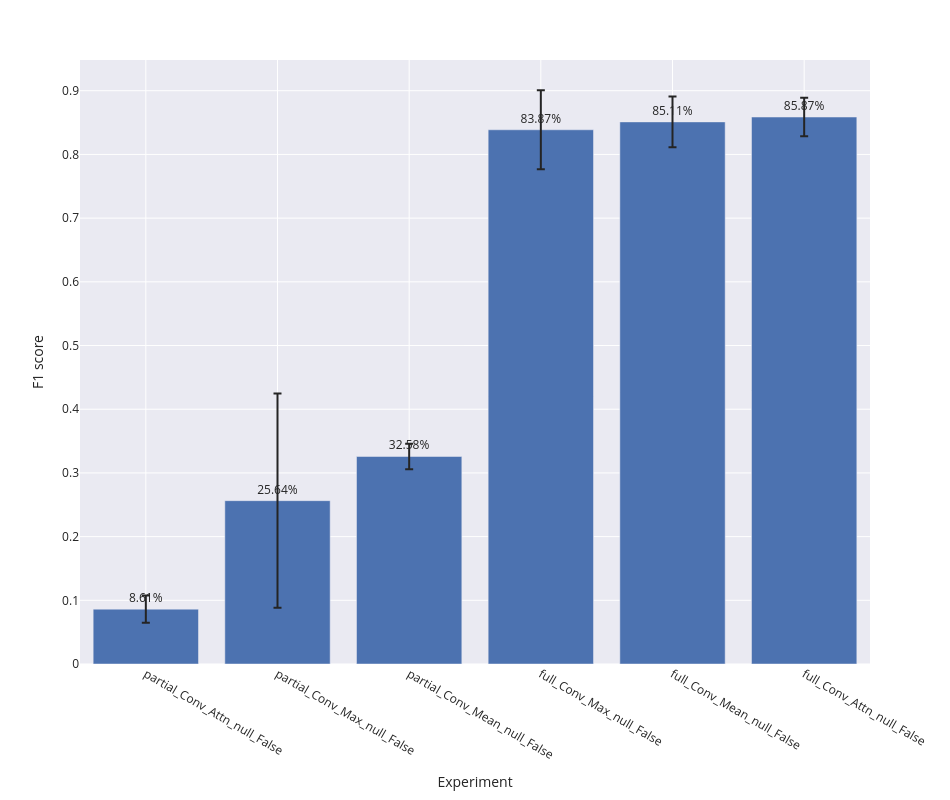

The code cell stored with this chart in its notebook:
### Code cell
bar_plot(label_wise_metrics_agg, 'f1_score')

### Figure 1 — Plotly figure (JSON) as saved in the notebook; plotly's stock layout.template omitted (floating-point values rounded to 4 significant figures)
{"data": [{"alignmentgroup": "True", "error_y": {"array": [0.02147, 0.1683, 0.02001, 0.06212, 0.03988, 0.03006]}, "hovertemplate": "expr=%{x}<br>f1_score_mean=%{text}<extra></extra>", "legendgroup": "", "marker": {"color": "rgb(76,114,176)", "pattern": {"shape": ""}}, "name": "", "offsetgroup": "", "orientation": "v", "showlegend": false, "text": [0.08613, 0.2564, 0.3258, 0.8387, 0.8511, 0.8587], "textposition": "outside", "texttemplate": "%{text:.2%}", "type": "bar", "x": ["partial_Conv_Attn_null_False", "partial_Conv_Max_null_False", "partial_Conv_Mean_null_False", "full_Conv_Max_null_False", "full_Conv_Mean_null_False", "full_Conv_Attn_null_False"], "xaxis": "x", "y": [0.08613, 0.2564, 0.3258, 0.8387, 0.8511, 0.8587], "yaxis": "y"}], "layout": {"barmode": "group", "height": 800, "legend": {"tracegroupgap": 0}, "margin": {"t": 60}, "width": 950, "xaxis": {"anchor": "y", "domain": [0, 1], "title": {"text": "Experiment"}}, "yaxis": {"anchor": "x", "domain": [0, 1], "title": {"text": "F1 score"}}}}
